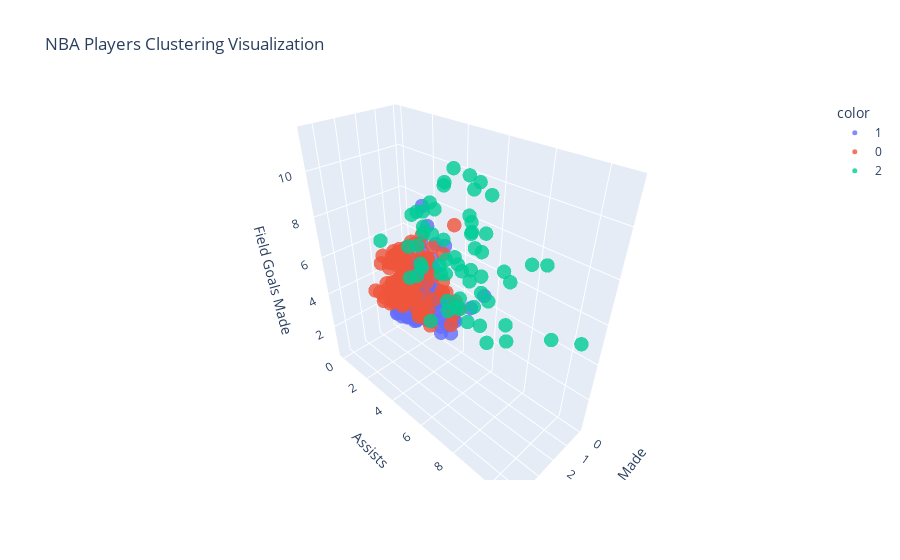

The notebook cell this image was saved under:
### Code cell
#Creating a visualization of the results with 2 or 3 variables that you think will best
#Differentiating the clusters
import plotly.express as px

# Creating a 3D scatter plot
fig = px.scatter_3d(
    df,
    x='3P',
    y='AST',
    z='FG',
    color=df['Cluster'].astype(str),
    title='NBA Players Clustering Visualization',
    labels={'3P': 'Three Pointers Made', 'AST': 'Assists', 'FG': 'Field Goals Made'}
)

fig.update_traces(marker=dict(size=5, opacity=0.8))
fig.show()

### Figure 1 — Plotly figure (JSON) as saved in the notebook; plotly's stock layout.template omitted (floating-point values rounded to 4 significant figures; data arrays with more than 128 entries replaced by an {"elided": "..."} marker saying what was removed)
{"data": [{"hovertemplate": "color=1<br>Three Pointers Made=%{x}<br>Assists=%{y}<br>Field Goals Made=%{z}<extra></extra>", "legendgroup": "1", "marker": {"color": "#636efa", "opacity": 0.8, "size": 5, "symbol": "circle"}, "mode": "markers", "name": "1", "scene": "scene", "showlegend": true, "type": "scatter3d", "x": {"elided": "226 float values"}, "y": {"elided": "226 float values"}, "z": {"elided": "226 float values"}}, {"hovertemplate": "color=0<br>Three Pointers Made=%{x}<br>Assists=%{y}<br>Field Goals Made=%{z}<extra></extra>", "legendgroup": "0", "marker": {"color": "#EF553B", "opacity": 0.8, "size": 5, "symbol": "circle"}, "mode": "markers", "name": "0", "scene": "scene", "showlegend": true, "type": "scatter3d", "x": [0, 1.6, 2.4, 2.4, 1.5, 3, 1.8, 0.8, 2, 2.2, 1.8, 1.2, 3, 1.4, 2.6, 0.9, 1.4, 1.4, 2.1, 1.9, 2.1, 1.1, 2.4, 1.4, 1.2, 2.2, 1.8, 1.9, 2.5, 1.6, 1.8, 2.5, 1.7, 2.2, 1.6, 3, 1.7, 1.2, 2.2, 2.5, 1.9, 2.3, 1.3, 2.4, 1.9, 2.9, 1.4, 1.4, 1.8, 3.2, 2.4, 1.3, 2.2, 1.4, 1.9, 1.7, 1.6, 2.5, 2.1, 1.1, 2.7, 1.9, 1.5, 2.5, 1.6, 2.2, 2.1, 2.1, 1.9, 2.8, 1.3, 2.3, 1.9, 1.7, 2.1, 1.5, 1.7, 1.9, 1.9, 2.5, 1.2, 1.1, 1.8, 2.4, 1.8, 1.6, 2.9, 1.4, 1, 1.8, 2.7, 0.9, 0.8, 3, 1.5, 1.9, 1.8, 1.2, 2, 1.6, 1.7, 2.2, 1.5, 2.2, 1.9], "y": [3.4, 2.4, 1.5, 2.6, 1.2, 2.7, 2.4, 3.5, 3, 3.9, 1.7, 1.4, 1.5, 4.6, 2.8, 4.2, 2.3, 2.8, 1.2, 3, 1.9, 2.8, 2.5, 1.8, 1.8, 1.3, 1.3, 1.9, 3.6, 1.3, 2.8, 1.7, 2.1, 1.9, 1, 2.1, 1.5, 2.5, 2.7, 4.2, 2.4, 2.6, 1.1, 2.2, 1.8, 1, 3.5, 4.1, 3.6, 2.8, 1.7, 3.4, 2.7, 1.3, 2.8, 3.5, 1.1, 1.5, 2.1, 4.4, 2.1, 3.5, 0.5, 2.2, 1.5, 1.3, 1, 1.3, 2.7, 2.3, 4.2, 2.9, 2.1, 4.4, 1.3, 2.5, 1.7, 3.5, 2, 1.1, 4.9, 1.9, 1.2, 2.1, 3.5, 1.8, 1.6, 4, 2.1, 1.6, 1.4, 4.4, 2.8, 2, 1, 1.9, 3.1, 2.9, 3.5, 2.2, 2.3, 2.9, 4.9, 2.2, 2.3], "z": [7.3, 3.9, 3.9, 6.4, 4.2, 6.7, 5.1, 6.2, 7, 5.5, 3, 4, 4.2, 3.1, 5.5, 3.6, 5.6, 7.1, 3, 3.5, 4.7, 5.8, 5.9, 3.1, 6.3, 3.5, 2.9, 3.2, 5.6, 3.8, 2.8, 5.7, 4.9, 4.1, 3.1, 5, 3.9, 5.8, 4.7, 3.9, 6.3, 6.1, 4.5, 5, 3.9, 4, 6.8, 5.3, 5.8, 5.5, 3.5, 3.9, 4.7, 4.8, 3.3, 2.6, 5.5, 4.2, 6.3, 3.4, 4.1, 6.4, 4.7, 4.4, 3.9, 5.1, 2.8, 4.2, 3.8, 4, 4.7, 5.1, 5.6, 5, 3.2, 2.6, 3.1, 4.4, 3.7, 5.4, 4.1, 4.1, 5.8, 6.2, 3.6, 3.6, 3.7, 4.7, 6.2, 2.8, 3.7, 4.1, 4.7, 6.4, 4.8, 4.6, 3.1, 5.8, 4, 4.4, 3.8, 4.6, 4.5, 6.5, 6.5]}, {"hovertemplate": "color=2<br>Three Pointers Made=%{x}<br>Assists=%{y}<br>Field Goals Made=%{z}<extra></extra>", "legendgroup": "2", "marker": {"color": "#00cc96", "opacity": 0.8, "size": 5, "symbol": "circle"}, "mode": "markers", "name": "2", "scene": "scene", "showlegend": true, "type": "scatter3d", "x": [1.1, 2, 2.9, 3.1, 1.6, 2.7, 1.6, 2.5, 1.2, 0.5, 2.3, 1.8, 4.5, 0.3, 0.7, 1.7, 2.1, 3, 1.4, 1.3, 2.6, 2.9, 1, 1.6, 0.3, 2.1, 2.3, 2.7, 2, 1.3, 3.4, 2.2, 2.9, 2.8, 1.4, 3.2, 2.3, 1.8, 2.9, 2.5, 3.5, 1.5, 1.4, 1, 2.8, 2.5, 1.7, 3, 1.7, 2.7, 0.6, 1.1, 3.1, 1.7, 3, 3.6, 2, 3.7, 1, 3.1], "y": [5.8, 5.7, 7.6, 5.1, 6.6, 4.8, 5.9, 3.5, 4.8, 5.5, 5.3, 5.6, 6.3, 3.1, 4.9, 5.2, 6.4, 3.8, 4.2, 5.6, 8.6, 5.7, 6.4, 5.9, 7, 8.2, 10.3, 4, 6.8, 5.6, 5.8, 4.8, 6.2, 4.5, 4.3, 7.3, 7.5, 4.3, 5.1, 5.4, 5.3, 6.7, 9.2, 10.8, 4, 6.2, 5.1, 4.5, 6.6, 7.1, 5.2, 5.3, 3.9, 5.9, 4.4, 2.8, 3.6, 6.7, 7.1, 9.7], "z": [10.3, 5.5, 7.2, 4.6, 8.7, 9.7, 6.8, 8.7, 6.4, 7, 4.8, 6.7, 8.4, 9.3, 10.2, 4.6, 10.5, 7.6, 9.8, 8.7, 8, 8.6, 5.2, 8.5, 2.9, 5.6, 6.3, 7.6, 7.1, 8.2, 10, 6.4, 11.4, 8.4, 6.5, 7.7, 4.4, 6.4, 8.6, 6.8, 9.2, 10.2, 8.4, 5.6, 6.2, 5.5, 7.1, 7.1, 4.4, 6.2, 7.1, 8.8, 6.2, 4.2, 9.3, 7.7, 8.7, 6.8, 7, 9.4]}], "layout": {"legend": {"title": {"text": "color"}, "tracegroupgap": 0}, "scene": {"domain": {"x": [0, 1], "y": [0, 1]}, "xaxis": {"title": {"text": "Three Pointers Made"}}, "yaxis": {"title": {"text": "Assists"}}, "zaxis": {"title": {"text": "Field Goals Made"}}}, "title": {"text": "NBA Players Clustering Visualization"}}}
